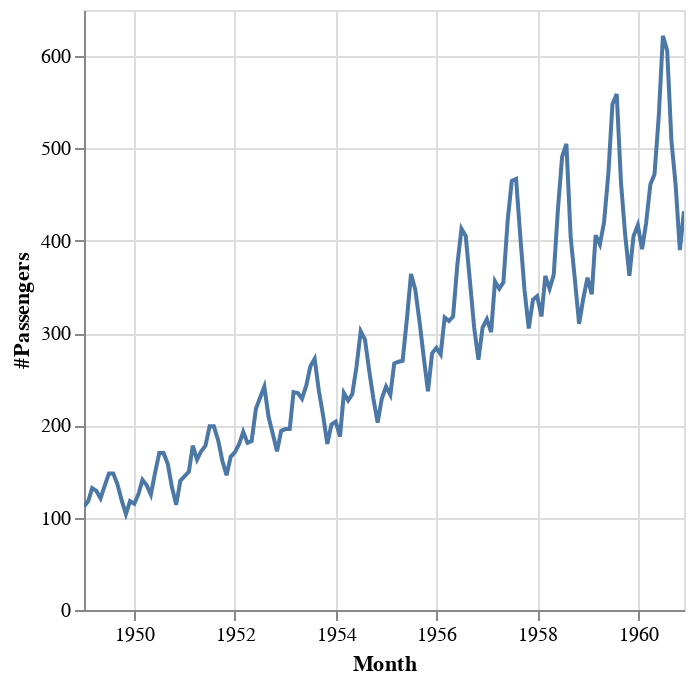

Notebook source saved alongside this figure:
### Code cell
df.plot.line(x="Month", y="#Passengers")

### Figure 1 — Vega-Lite specification as saved in the notebook (floating-point values rounded to 4 significant figures; data arrays with more than 128 entries replaced by an {"elided": "..."} marker saying what was removed)
{"config": {"view": {"continuousWidth": 300, "continuousHeight": 300}}, "data": {"name": "data-3683050c69de95c46a8b3aa7a8093e12"}, "mark": {"type": "line", "tooltip": true}, "encoding": {"x": {"field": "Month", "type": "temporal"}, "y": {"field": "#Passengers", "type": "quantitative"}}, "params": [{"name": "param_1", "select": {"type": "interval", "encodings": ["x", "y"]}, "bind": "scales"}], "$schema": "https://vega.github.io/schema/vega-lite/v5.20.1.json", "datasets": {"data-3683050c69de95c46a8b3aa7a8093e12": {"elided": "144 records"}}}
